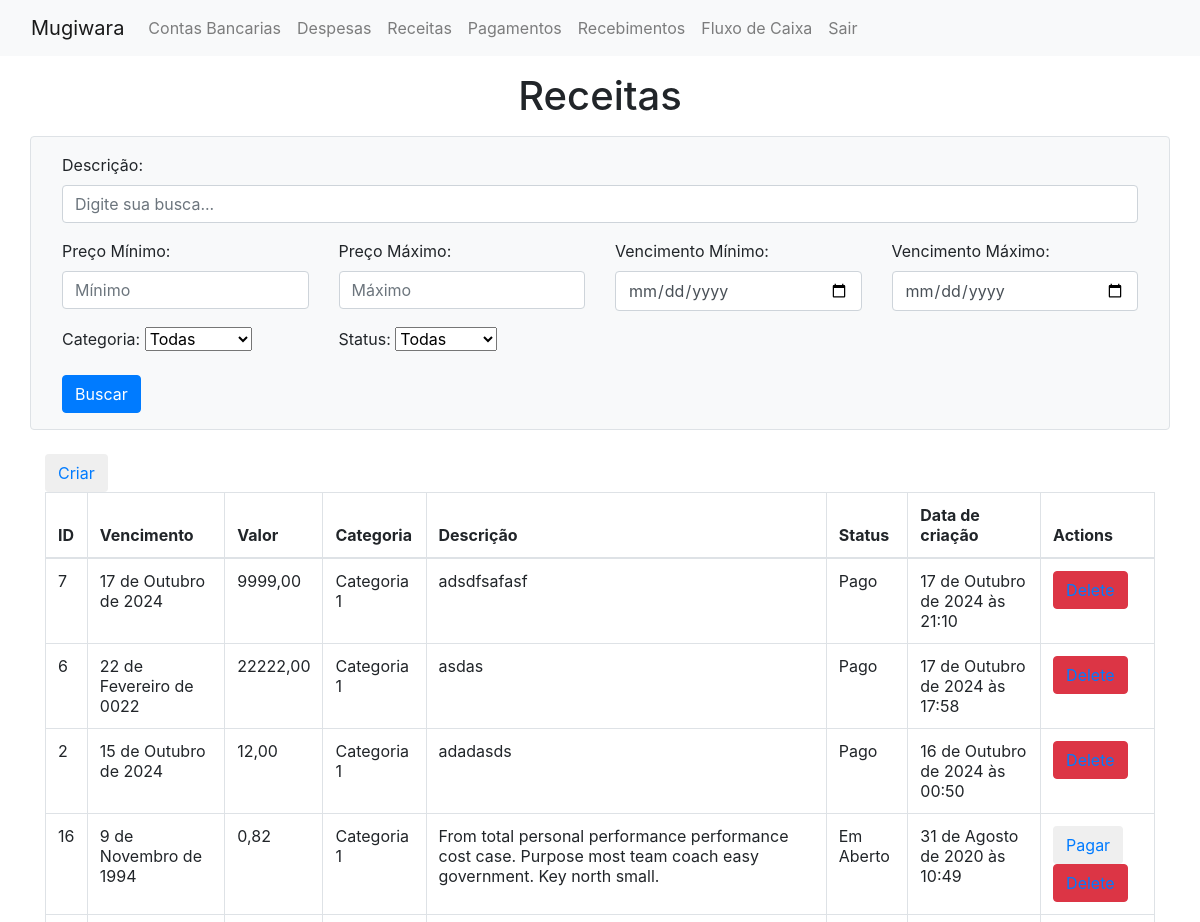
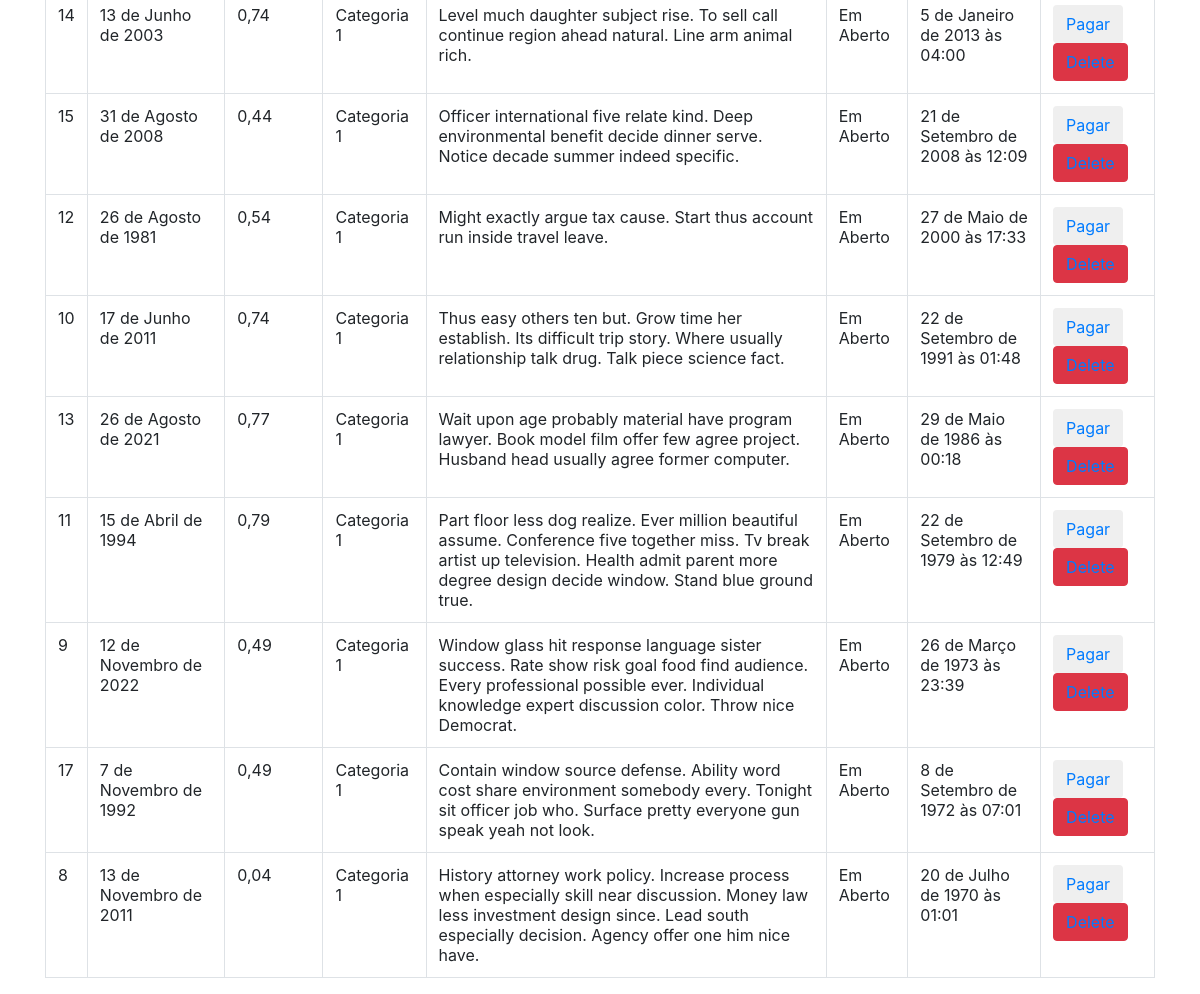
Screenshot of /show_receita/ (signed in) with the database file from the repository (2 pictures, top to bottom).
### mugiwara/models/receita.py (models this page shows, shortened)
class receita(models.Model):
    class status_choices(models.IntegerChoices):
        ABERTO = 1, "Em Aberto"
        PAGO = 2, "Pago"
    descricao = models.TextField()
    data_vencimento = models.DateField(auto_now=False, auto_now_add=False)
    valor = models.DecimalField(decimal_places=2, max_digits=9)
    categoria = models.IntegerField(
        choices = categoria_choices_receita,
        default = categoria_choices_receita.C1
    )
    status = models.IntegerField(
        choices = status_choices,
        default = status_choices.ABERTO
    )
    created_at = models.DateTimeField(auto_now_add=True)
    class Meta:
        ordering = ['-created_at']

### mugiwara/views.py (the view, shortened to what this page needs)
# urls.py: path('show_receita/', views.showReceitaView, name='show_receita'),
@login_required
def showReceitaView(request):
    form = SearchReceitasForm(request.GET or None)
    receitas = receita.objects.all()
    context = {
        'form': form,
        'receitas': receitas
    }
    return render(request, 'mugiwara/show_receita.html', context)

### mugiwara/templates/mugiwara/show_receita.html (shortened to what this page needs)
{% extends 'layout.html' %}
{% block content %}
<div class="container">
<h1 class="text-center mt-3 mb-3">Receitas</h1>
<form method="GET" action="" class="row g-3 mb-4 p-3 border rounded bg-light">
    <div class="col-md-12">
        <div class="form-group">
            {{ form.query.label_tag }}
            {{ form.query }}
        </div>
    </div>
    <div class="col-md-3">
      <div class="form-group">
        {{ form.preco_min.label_tag }}
        {{ form.preco_min }}
      </div>
    </div>
    <div class="col-md-3">
      <div class="form-group">
        {{ form.preco_max.label_tag }}
        {{ form.preco_max }}
      </div>
    </div>
    <div class="col-md-3">
      <div class="form-group">
        {{ form.data_inicio.label_tag }}
        {{ form.data_inicio }}
      </div>
    </div>
    <div class="col-md-3">
      <div class="form-group">
        {{ form.data_fim.label_tag }}
        {{ form.data_fim }}
      </div>
    </div>
    <div class="col-md-3">
        <div class="form-group">
            {{ form.categoria.label_tag }}
            {{ form.categoria }}
        </div>
    </div>
    <div class="col-md-3">
        <div class="form-group">
            {{ form.status.label_tag }}
            {{ form.status }}
        </div>
    </div>
    <div class="col-md-12 text-end">
        <button type="submit" class="btn btn-primary">Buscar</button>
    </div>
  </form>
<button class="btn"><a href="{% url 'receita' %}">Criar</a></button>
<table class="table table-bordered">
   <thead>
     <tr>
       <th scope="col">ID</th>
       <th scope="col">Vencimento</th>
       <th scope="col">Valor</th>
       <th scope="col">Categoria</th>
       <th scope="col">Descrição</th>
       <th scope="col">Status</th>
       <th scope="col">Data de criação</th>
       <th scope="col">Actions</th>
     </tr>
   </thead>
   <tbody>
   {% for receita in receitas %}
     <tr>
       <td>{{receita.id}}</td>
       <td>{{receita.data_vencimento}}</td>
       <td>{{receita.valor}}</td>
       <td>{{receita.get_categoria_display}}</td>
       <td>{{receita.descricao}}</td>
       <td>{{receita.get_status_display}}</td>
       <td>{{receita.created_at}}</td>
       <td>
          {% if receita.status == 1 %}
            <button class="btn"><a href="{% url 'recebimento' receita.id %}">Pagar</a></button>
          {% endif %}
           <button class="btn btn-danger"><a href="{% url 'delete_receita' receita.id %}">Delete</a></button>
       </td>
     </tr>
   {% endfor %}
   </tbody>
 </table>
</div>
{% endblock %}

### rows the page displays
receita: id "7", data_vencimento "17 de Outubro de 2024", valor "9999,00", categoria "Categoria 1", descricao "adsdfsafasf", status "Pago", created_at "17 de Outubro de 2024 às 21:10"
receita: id "6", data_vencimento "22 de Fevereiro de 0022", valor "22222,00", categoria "Categoria 1", descricao "asdas", status "Pago", created_at "17 de Outubro de 2024 às 17:58"
receita: id "2", data_vencimento "15 de Outubro de 2024", valor "12,00", categoria "Categoria 1", descricao "adadasds", status "Pago", created_at "16 de Outubro de 2024 às 00:50"
receita: id "16", data_vencimento "9 de Novembro de 1994", valor "0,82", categoria "Categoria 1", descricao "From total personal performance performance cost case. Purpose most team coach easy government. Key north small.", status "Em Aberto", created_at "31 de Agosto de 2020 às 10:49", shows "Pagar"
receita: id "14", data_vencimento "13 de Junho de 2003", valor "0,74", categoria "Categoria 1", descricao "Level much daughter subject rise. To sell call continue region ahead natural. Line arm animal rich.", status "Em Aberto", created_at "5 de Janeiro de 2013 às 04:00", shows "Pagar"
receita: id "15", data_vencimento "31 de Agosto de 2008", valor "0,44", categoria "Categoria 1", descricao "Officer international five relate kind. Deep environmental benefit decide dinner serve. Notice decade summer indeed specific.", status "Em Aberto", created_at "21 de Setembro de 2008 às 12:09", shows "Pagar"
receita: id "12", data_vencimento "26 de Agosto de 1981", valor "0,54", categoria "Categoria 1", descricao "Might exactly argue tax cause. Start thus account run inside travel leave.", status "Em Aberto", created_at "27 de Maio de 2000 às 17:33", shows "Pagar"
receita: id "10", data_vencimento "17 de Junho de 2011", valor "0,74", categoria "Categoria 1", descricao "Thus easy others ten but. Grow time her establish. Its difficult trip story. Where usually relationship talk drug. Talk piece science fact.", status "Em Aberto", created_at "22 de Setembro de 1991 às 01:48", shows "Pagar"
receita: id "13", data_vencimento "26 de Agosto de 2021", valor "0,77", categoria "Categoria 1", descricao "Wait upon age probably material have program lawyer. Book model film offer few agree project. Husband head usually agree former computer.", status "Em Aberto", created_at "29 de Maio de 1986 às 00:18", shows "Pagar"
receita: id "11", data_vencimento "15 de Abril de 1994", valor "0,79", categoria "Categoria 1", descricao "Part floor less dog realize. Ever million beautiful assume. Conference five together miss. Tv break artist up television. Health admit parent more degree design decide window. Stand blue ground true.", status "Em Aberto", created_at "22 de Setembro de 1979 às 12:49", shows "Pagar"
receita: id "9", data_vencimento "12 de Novembro de 2022", valor "0,49", categoria "Categoria 1", descricao "Window glass hit response language sister success. Rate show risk goal food find audience. Every professional possible ever. Individual knowledge expert discussion color. Throw nice Democrat.", status "Em Aberto", created_at "26 de Março de 1973 às 23:39", shows "Pagar"
receita: id "17", data_vencimento "7 de Novembro de 1992", valor "0,49", categoria "Categoria 1", descricao "Contain window source defense. Ability word cost share environment somebody every. Tonight sit officer job who. Surface pretty everyone gun speak yeah not look.", status "Em Aberto", created_at "8 de Setembro de 1972 às 07:01", shows "Pagar"
receita: id "8", data_vencimento "13 de Novembro de 2011", valor "0,04", categoria "Categoria 1", descricao "History attorney work policy. Increase process when especially skill near discussion. Money law less investment design since. Lead south especially decision. Agency offer one him nice have.", status "Em Aberto", created_at "20 de Julho de 1970 às 01:01", shows "Pagar"
